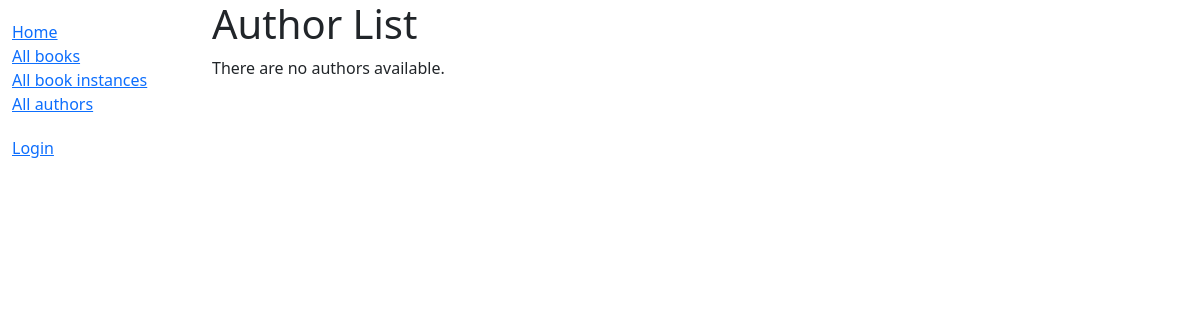
The app's page /catalog/authors/, older data.
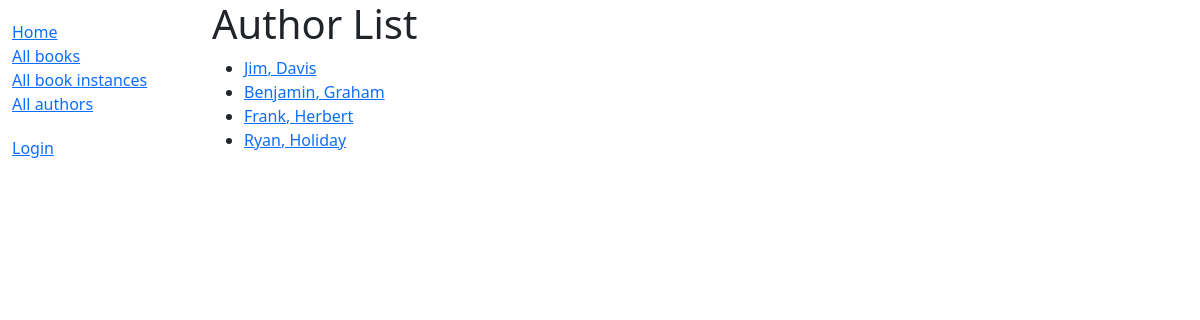
The same page, newer data.
### catalog/models.py (models this page shows, shortened)
class Author(models.Model):
    first_name = models.CharField(max_length=100)
    last_name = models.CharField(max_length=100)
    date_of_birth = models.DateField(null=True, blank=True)
    date_of_death = models.DateField('Died', null=True, blank=True)
    class Meta:
        ordering = ['last_name', 'first_name']
    def get_absolute_url(self):
        return reverse('author-detail', args=[str(self.id)])

### catalog/views.py (the view)
# urls.py: path('authors/', views.AuthorListView.as_view(), name='authors'),
class AuthorListView(generic.ListView):
    model = Author
    context_object_name = 'author_list'
    paginate_by = 5

### catalog/templates/catalog/author_list.html
{% extends "base_generic.html" %}
{% block content %}
  <h1>Author List</h1>
  {% if author_list %}
    <ul>
      {% for author in author_list %}
      <li>
        <a href="{{ author.get_absolute_url }}">{{ author.first_name }}, {{ author.last_name }}</a>
      </li>
      {% endfor %}
    </ul>
  {% else %}
    <p>There are no authors available.</p>
  {% endif %}
{% endblock %}

### catalog/templates/base_generic.html (shortened to what this page needs)
<!DOCTYPE html>
<html lang="en">
  <head>
    <link href="https://cdn.jsdelivr.net/npm/bootstrap@5.3.3/dist/css/bootstrap.min.css"
      rel="stylesheet"
>
    {% load static %}
    <link rel="stylesheet" href="{% static 'css/styles.css' %}" />
  </head>
  <body>
    <div class="container-fluid">
      <div class="row">
        <div class="col-sm-2">
          {% block sidebar %}
            <ul class="sidebar-nav">
              <li><a href="{% url 'index' %}">Home</a></li>
              <li><a href="{% url 'books' %}">All books</a></li>
              <li><a href="{% url 'bookinstances' %}">All book instances</a></li>
              <li><a href="{% url "authors" %}">All authors</a></li>
            </ul>
            <ul class="sidebar-nav">
             {% if user.is_authenticated %}
               <li>User: {{ user.get_username }}</li>
               <li><a href="{% url 'my-borrowed' %}">My Borrowed</a></li>
               <li>
                 <form id="logout-form" method="post" action="{% url 'admin:logout' %}">
                   {% csrf_token %}
                   <button type="submit" class="btn btn-link">Logout</button>
                 </form>
               </li>
             {% else %}
               <li><a href="{% url 'login' %}?next={{ request.path }}">Login</a></li>
             {% endif %}
            </ul>
          {% endblock %}
        </div>
        <div class="col-sm-10 ">
      {% block content %}
    {% endblock %}
        </div>
      </div>
    </div>
  </body>
</html>

### catalog/static/css/styles.css (style rules this page uses)
.sidebar-nav { margin-top: 20px; padding: 0; list-style: none; }

Row changes from the older to the newer data that the page shows:
added Author: first_name "Jim", last_name "Davis"
added Author: first_name "Benjamin", last_name "Graham"
added Author: first_name "Frank", last_name "Herbert"
added Author: first_name "Ryan", last_name "Holiday"
Text that changed along with them:
text no longer shown: "There are no authors available."
